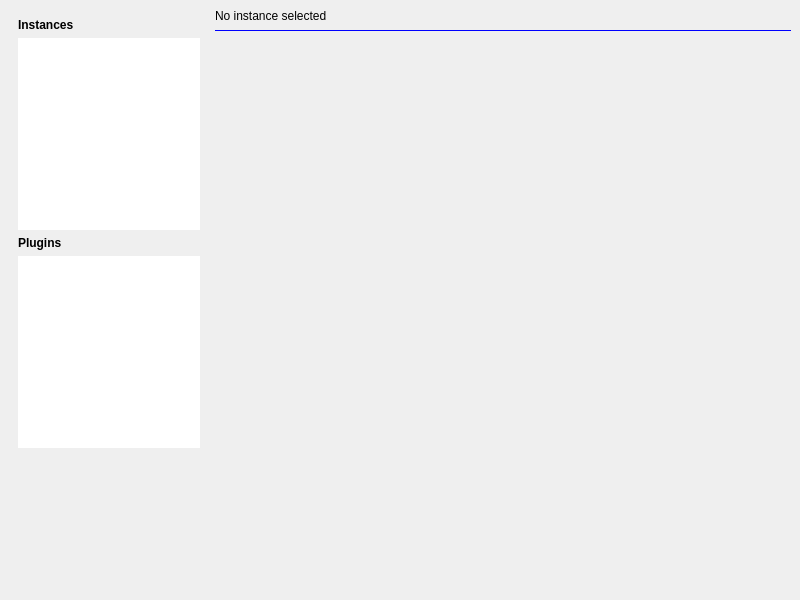
<?xml version="1.0" encoding="UTF-8"?>
<ui version="4.0">
 <class>MainWindow</class>
 <widget class="QMainWindow" name="MainWindow">
  <property name="geometry">
   <rect>
    <x>0</x>
    <y>0</y>
    <width>800</width>
    <height>600</height>
   </rect>
  </property>
  <property name="minimumSize">
   <size>
    <width>800</width>
    <height>600</height>
   </size>
  </property>
  <property name="windowTitle">
   <string>MainWindow</string>
  </property>
  <property name="styleSheet">
   <string notr="true"/>
  </property>
  <widget class="QWidget" name="centralwidget">
   <property name="sizePolicy">
    <sizepolicy hsizetype="Expanding" vsizetype="Expanding">
     <horstretch>0</horstretch>
     <verstretch>0</verstretch>
    </sizepolicy>
   </property>
   <property name="minimumSize">
    <size>
     <width>640</width>
     <height>480</height>
    </size>
   </property>
   <property name="maximumSize">
    <size>
     <width>1920</width>
     <height>1080</height>
    </size>
   </property>
   <layout class="QHBoxLayout" name="horizontalLayout_2">
    <item>
     <layout class="QHBoxLayout" name="horizontalLayout">
      <item>
       <widget class="QFrame" name="frame">
        <property name="minimumSize">
         <size>
          <width>200</width>
          <height>0</height>
         </size>
        </property>
        <property name="maximumSize">
         <size>
          <width>200</width>
          <height>16777215</height>
         </size>
        </property>
        <property name="frameShape">
         <enum>QFrame::NoFrame</enum>
        </property>
        <property name="frameShadow">
         <enum>QFrame::Raised</enum>
        </property>
        <layout class="QVBoxLayout" name="verticalLayout_2">
         <item>
          <layout class="QVBoxLayout" name="verticalLayout">
           <item>
            <widget class="QLabel" name="label_3">
             <property name="font">
              <font>
               <weight>75</weight>
               <bold>true</bold>
              </font>
             </property>
             <property name="text">
              <string>Instances</string>
             </property>
            </widget>
           </item>
           <item>
            <widget class="QListView" name="instListView">
             <property name="frameShape">
              <enum>QFrame::NoFrame</enum>
             </property>
             <property name="frameShadow">
              <enum>QFrame::Plain</enum>
             </property>
             <property name="editTriggers">
              <set>QAbstractItemView::NoEditTriggers</set>
             </property>
            </widget>
           </item>
           <item>
            <widget class="QLabel" name="label">
             <property name="font">
              <font>
               <weight>75</weight>
               <bold>true</bold>
              </font>
             </property>
             <property name="text">
              <string>Plugins</string>
             </property>
            </widget>
           </item>
           <item>
            <widget class="QListView" name="pluginListView">
             <property name="frameShape">
              <enum>QFrame::NoFrame</enum>
             </property>
             <property name="frameShadow">
              <enum>QFrame::Plain</enum>
             </property>
             <property name="editTriggers">
              <set>QAbstractItemView::NoEditTriggers</set>
             </property>
            </widget>
           </item>
           <item>
            <spacer name="verticalSpacer">
             <property name="orientation">
              <enum>Qt::Vertical</enum>
             </property>
             <property name="sizeHint" stdset="0">
              <size>
               <width>20</width>
               <height>40</height>
              </size>
             </property>
            </spacer>
           </item>
          </layout>
         </item>
        </layout>
       </widget>
      </item>
      <item>
       <layout class="QVBoxLayout" name="verticalLayout_3">
        <item>
         <widget class="QLabel" name="activeInstLabel">
          <property name="sizePolicy">
           <sizepolicy hsizetype="MinimumExpanding" vsizetype="Minimum">
            <horstretch>0</horstretch>
            <verstretch>0</verstretch>
           </sizepolicy>
          </property>
          <property name="text">
           <string>No instance selected</string>
          </property>
         </widget>
        </item>
        <item>
         <widget class="Line" name="line">
          <property name="styleSheet">
           <string notr="true">color: blue;</string>
          </property>
          <property name="frameShadow">
           <enum>QFrame::Plain</enum>
          </property>
          <property name="orientation">
           <enum>Qt::Horizontal</enum>
          </property>
         </widget>
        </item>
        <item>
         <widget class="QStackedWidget" name="instStack">
          <widget class="QWidget" name="page"/>
          <widget class="QWidget" name="page_2"/>
         </widget>
        </item>
       </layout>
      </item>
     </layout>
    </item>
   </layout>
  </widget>
  <action name="actionAbout_acv">
   <property name="text">
    <string>About ACV...</string>
   </property>
  </action>
  <action name="actionE_xit">
   <property name="text">
    <string>E&amp;xit</string>
   </property>
  </action>
 </widget>
 <resources/>
 <connections/>
</ui>
